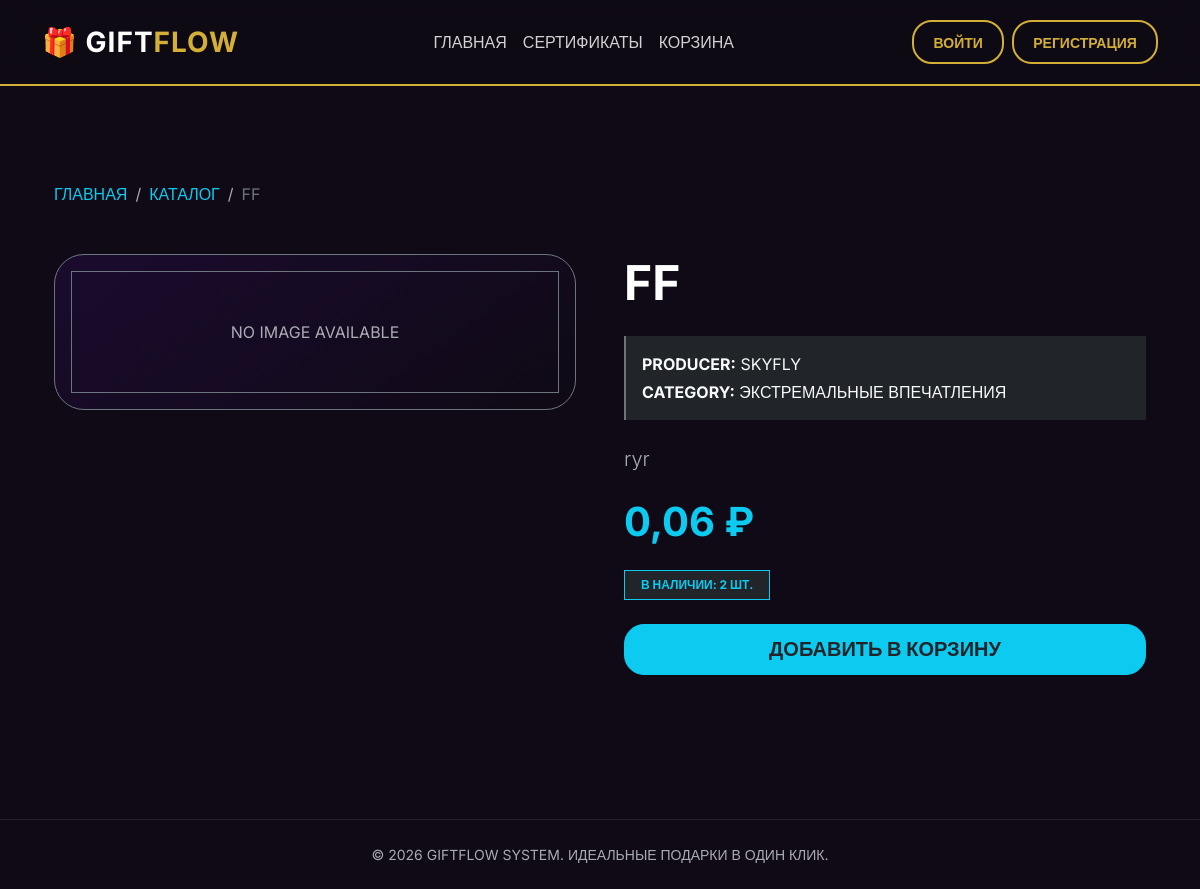
Page /products/3/ on the committed database.
### shop/models.py (models this page shows, shortened)
class Product(models.Model):
    name = models.CharField(max_length=200, verbose_name="Название товара")
    description = models.TextField(verbose_name="Описание")
    photo = models.ImageField(
        upload_to='products/',
        blank=True,
        null=True,
        verbose_name="Фото"
    )
    price = models.DecimalField(
        max_digits=10,
        decimal_places=2,
        validators=[MinValueValidator(0)],
        verbose_name="Цена"
    )
    stock = models.IntegerField(
        validators=[MinValueValidator(0)],
        verbose_name="Количество на складе"
    )
    category = models.ForeignKey(Category, on_delete=models.CASCADE, verbose_name="Категория")
    manufacturer = models.ForeignKey(Manufacturer, on_delete=models.CASCADE, verbose_name="Производитель")

class Manufacturer(models.Model):
    name = models.CharField(max_length=100, verbose_name="Название")
    country = models.CharField(max_length=100, verbose_name="Страна")
    description = models.TextField(blank=True, null=True, verbose_name="Описание")

class Category(models.Model):
    name = models.CharField(max_length=100, verbose_name="Название категории")
    description = models.TextField(blank=True, null=True, verbose_name="Описание категории")

### shop/views.py (the view)
# urls.py: path('products/<int:pk>/', views.product_detail, name='product_detail'),
def product_detail(request, pk):
    product = get_object_or_404(Product, pk=pk)
    return render(request, 'product_detail.html', {'product': product})

### shop/templates/product_detail.html (shortened to what this page needs)
{% extends 'base.html' %}
{% load static %}
{% block content %}
<div class="container py-5">
    <nav aria-label="breadcrumb" class="mb-5">
        <ol class="breadcrumb text-uppercase small">
            <li class="breadcrumb-item"><a href="{% url 'shop:home' %}" class="text-info text-decoration-none">ГЛАВНАЯ</a></li>
            <li class="breadcrumb-item"><a href="{% url 'shop:catalog' %}" class="text-info text-decoration-none">КАТАЛОГ</a></li>
            <li class="breadcrumb-item active text-secondary" aria-current="page">{{ product.name|upper }}</li>
        </ol>
    </nav>
    <div class="row g-5">
        <div class="col-md-6">
            <div class="card bg-dark border border-secondary rounded-0 p-3">
                {% if product.photo %}
                    <img src="{{ product.photo.url }}" class="card-img-top" alt="{{ product.name }}">
                {% else %}
                    <div class="text-center py-5 text-muted border border-secondary border-dashed">NO IMAGE AVAILABLE</div>
                {% endif %}
            </div>
        </div>
        <div class="col-md-6">
            <h1 class="display-5 fw-bold text-uppercase mb-4">{{ product.name }}</h1>
            <div class="mb-4 p-3 bg-dark border-start border-secondary border-2">
                <p class="mb-1 text-light"><strong>PRODUCER:</strong> {{ product.manufacturer.name|upper }}</p>
                <p class="mb-0 text-light"><strong>CATEGORY:</strong> {{ product.category.name|upper }}</p>
            </div>
            <p class="lead text-muted mb-4">{{ product.description }}</p>
            <h2 class="text-info mb-4 display-6 fw-bold">{{ product.price }} ₽</h2>
            <div class="mb-4">
                {% if product.stock > 0 %}
                    <span class="badge bg-dark border border-info text-info rounded-0 px-3 py-2">В НАЛИЧИИ: {{ product.stock }} ШТ.</span>
                {% else %}
                    <span class="badge bg-dark border border-danger text-danger rounded-0 px-3 py-2">НЕТ В НАЛИЧИИ</span>
                {% endif %}
            </div>
            {% if product.stock > 0 %}
                <a href="{% url 'shop:add_to_cart' product.id %}" class="btn btn-info btn-lg w-100 rounded-0 text-dark fw-bold text-uppercase">
                    ДОБАВИТЬ В КОРЗИНУ
                </a>
            {% else %}
                <button class="btn btn-outline-secondary btn-lg w-100 rounded-0 text-uppercase" disabled>Нет в наличии</button>
            {% endif %}
        </div>
    </div>
</div>
{% endblock %}

### shop/templates/base.html (style rules this page uses)
:root { --gold: #d4af37; --deep-purple: #1a0b2e; --bg-dark: #0f0a15; }
body { font-family: 'Inter', sans-serif; background-color: var(--bg-dark); color: #fff; }
.btn { border-radius: 20px !important; font-weight: 600; padding: 0.6rem 1.2rem; transition: 0.3s; }
.card { border-radius: 30px !important; border: 1px solid rgba(212, 175, 55, 0.2); background: linear-gradient(145deg, var(--deep-purple), var(--bg-dark)); }

### rows in the picture
Product: name "FF", manufacturer.name "SKYFLY", category.name "ЭКСТРЕМАЛЬНЫЕ ВПЕЧАТЛЕНИЯ", description "ryr", price "0,06", stock "2"
